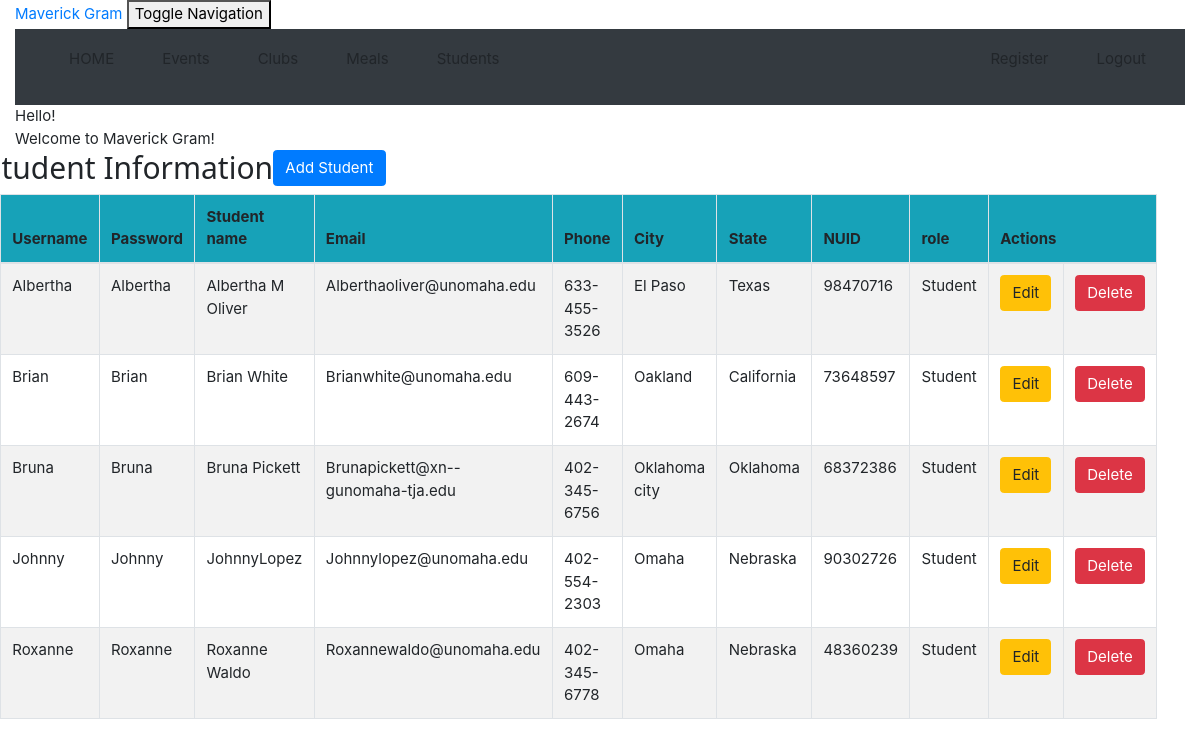
Page /student_list (signed in) on the committed database.
### crm/models.py (models this page shows, shortened)
class Student(models.Model):
    username = models.CharField(max_length=50)
    password = models.CharField(max_length=50)
    student_name = models.CharField(max_length=50)
    email = models.EmailField(max_length=100)
    phone = models.CharField(max_length=20)
    city = models.CharField(max_length=50)
    state = models.CharField(max_length=50)
    nu_id = models.CharField(max_length=100)
    role = models.CharField(max_length=100)

### crm/views.py (the view)
# urls.py: path('student_list', views.student_list, name='student_list'),
@login_required
def student_list(request):
    student = Student.objects.filter()
    return render(request, 'crm/student_list.html',
                  {'students': student})

### crm/templates/crm/student_list.html (shortened to what this page needs)
<!DOCTYPE html>
<html lang="en">
{% extends 'crm/base.html' %}
{% block content %}
    <html>
    <head>
    </head>
    <body class="bodylist">
    <div class="container">
        <div class="panel panel-primary">
            <div class="panel-heading">Hello!</div>
            <div class="panel-body">
                Welcome to Maverick Gram!
            </div>
        </div>
    </div>
    <div class="row">
        <h2>Student Information</h2>
        <td><a href="http://127.0.0.1:8000/admin/crm/student/add/"><span class="btn btn-primary">Add Student</span></a>
        </td>
    </div>
    <div>
        <table class="table table-striped table-bordered table-hover w-auto">
            <thead>
            <tr class="bg-info">
                <th>Username</th>
                <th>Password</th>
                <th>Student name</th>
                <th>Email</th>
                <th>Phone</th>
                <th>City</th>
                <th>State</th>
                <th>NUID</th>
                <th>role</th>
                <th colspan="4">Actions</th>
            </tr>
            </thead>
            <tbody>
            {% for student in students %}
                <tr>
                    <td>{{ student.username }}</td>
                    <td>{{ student.password }}</td>
                    <td>{{ student.student_name }}</td>
                    <td>{{ student.email }}</td>
                    <td>{{ student.phone }}</td>
                    <td>{{ student.city }}</td>
                    <td>{{ student.state }}</td>
                    <td>{{ student.nu_id }}</td>
                    <td>{{ student.role }}</td>
                    <td><a href="{% url 'crm:student_edit' pk=student.pk %}"
                           class="btn btn-warning">Edit</a></td>
                    <td><a href="{% url 'crm:student_delete' pk=student.pk %}"
                           onclick="return confirm('Are you sure you want to delete?')"
                           class="btn btn-danger">Delete</a>
                    </td>
                </tr>
            {% endfor %}
            </tbody>
        </table>
    </div>
    </body>
    </html>
{% endblock %}

### crm/static/css/w3.css (style rules this page uses)
html { box-sizing:border-box }
*,*:before,*:after { box-sizing:inherit }
html { -ms-text-size-adjust:100%;-webkit-text-size-adjust:100% }
body { margin:0 }
a { background-color:transparent }
html,body { font-family:Verdana,sans-serif;font-size:15px;line-height:1.5 }
html { overflow-x:hidden }
h2 { font-size:30px }
h1,h2,h3,h4,h5,h6 { font-family:"Segoe UI",Arial,sans-serif;font-weight:400;margin:10px 0 }
a { color:inherit }

### rows in the picture
Student: username "Albertha", password "Albertha", student_name "Albertha M Oliver", email "Alberthaoliver@unomaha.edu", phone "633-455-3526", city "El Paso", state "Texas", nu_id "98470716", role "Student"
Student: username "Brian", password "Brian", student_name "Brian White", email "Brianwhite@unomaha.edu", phone "609-443-2674", city "Oakland", state "California", nu_id "73648597", role "Student"
Student: username "Bruna", password "Bruna", student_name "Bruna Pickett", email "Brunapickett@xn--gunomaha-tja.edu", phone "402-345-6756", city "Oklahoma city", state "Oklahoma", nu_id "68372386", role "Student"
Student: username "Johnny", password "Johnny", student_name "JohnnyLopez", email "Johnnylopez@unomaha.edu", phone "402-554-2303", city "Omaha", state "Nebraska", nu_id "90302726", role "Student"
Student: username "Roxanne", password "Roxanne", student_name "Roxanne Waldo", email "Roxannewaldo@unomaha.edu", phone "402-345-6778", city "Omaha", state "Nebraska", nu_id "48360239", role "Student"
